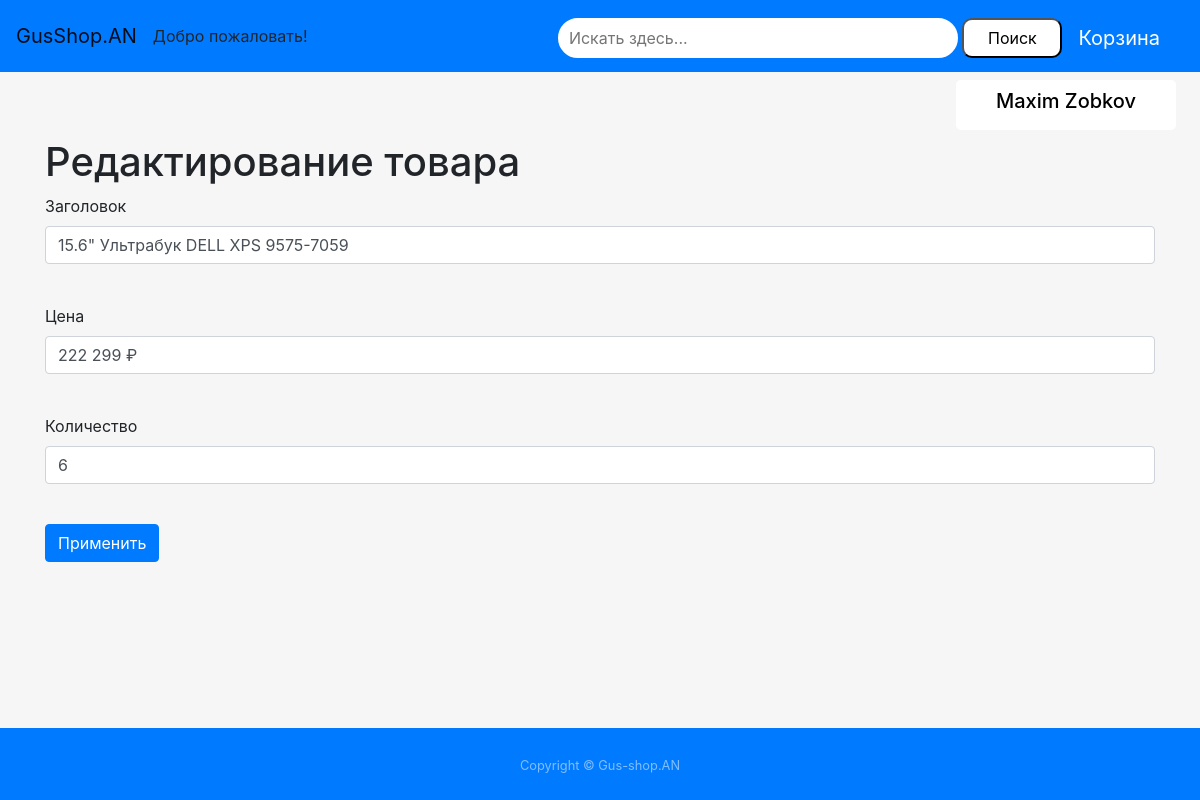
Before: /items/5 (signed in) with the older database file.
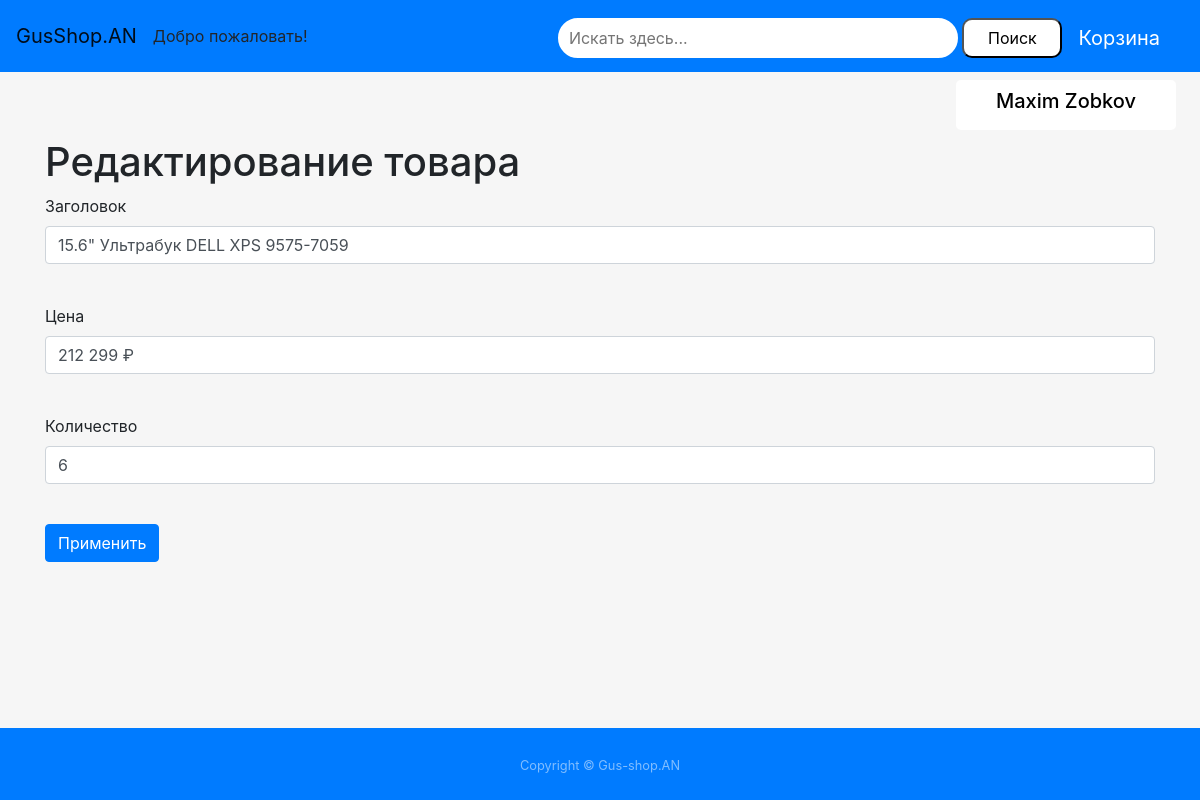
After: the same page with the newer database file.
### data/items.py (models this page shows)
class Items(SqlAlchemyBase, SerializerMixin, UserMixin):
    __tablename__ = 'items'
    id = sqlalchemy.Column(sqlalchemy.Integer, primary_key=True, autoincrement=True)
    title = sqlalchemy.Column(sqlalchemy.String, nullable=True)
    price = sqlalchemy.Column(sqlalchemy.String, nullable=True)
    main_characteristics = sqlalchemy.Column(sqlalchemy.TEXT, nullable=True)
    content = sqlalchemy.Column(sqlalchemy.String, nullable=True)
    created_date = sqlalchemy.Column(sqlalchemy.DateTime, default=datetime.datetime.now)
    display = sqlalchemy.Column(sqlalchemy.String, nullable=True)
    processor = sqlalchemy.Column(sqlalchemy.String, nullable=True)
    videoadapter = sqlalchemy.Column(sqlalchemy.String, nullable=True)
    ram = sqlalchemy.Column(sqlalchemy.String, nullable=True)
    battery = sqlalchemy.Column(sqlalchemy.String, nullable=True)
    count = sqlalchemy.Column(sqlalchemy.Integer, nullable=True)
    photo = sqlalchemy.Column(sqlalchemy.VARCHAR, default='/static/images/old.png')
    category = sqlalchemy.Column(sqlalchemy.String, nullable=True)

### main.py (the view, shortened to what this page needs)
@app.route('/items/<int:id>', methods=['GET', 'POST'])
@login_required
def edit_items(id):
    form = EditForm()
    if request.method == 'GET':
        sessions = db_session.create_session()
        item = sessions.query(items.Items).filter(items.Items.id == id).first()
        form.title.data = item.title
        form.price.data = item.price
        form.count.data = item.count
    return render_template('editor.html', title='Редактирование товара', form=form)

### main.py
class EditForm(FlaskForm):
    title = StringField('Заголовок', validators=[DataRequired()])
    price = StringField('Цена')
    count = IntegerField('Количество')
    submit = SubmitField('Применить')

### data/db_session.py (called while the page is built)
def create_session() -> Session:
    global __factory
    return __factory()

### main.py (called while the page is built)
@login_manager.user_loader
def load_user(user_id):
    sessions = db_session.create_session()
    return sessions.query(users.User).get(user_id)

### templates/editor.html (shortened to what this page needs)
{% extends "base.html" %}
{% block content %}
<h1>{{ title }}</h1>
<form action="" method="post" enctype="multipart/form-data">
    <p>
        {{ form.title.label }} <br>
        {{ form.title(class="form-control") }} <br>
    <p>
        {{ form.price.label }} <br>
        {{ form.price(class="form-control") }} <br>
    </p>
    <p>
        {{ form.count.label }} <br>
        {{ form.count(class="form-control") }} <br>
    </p>
    <p>{{ form.submit(type="submit", class="btn btn-primary") }}</p>
</form>
{% endblock %}

Changed rows visible on the page:
changed Items "15.6\" Ультрабук DELL XPS 9575-7059": price "222 299 ₽" → "212 299 ₽"
